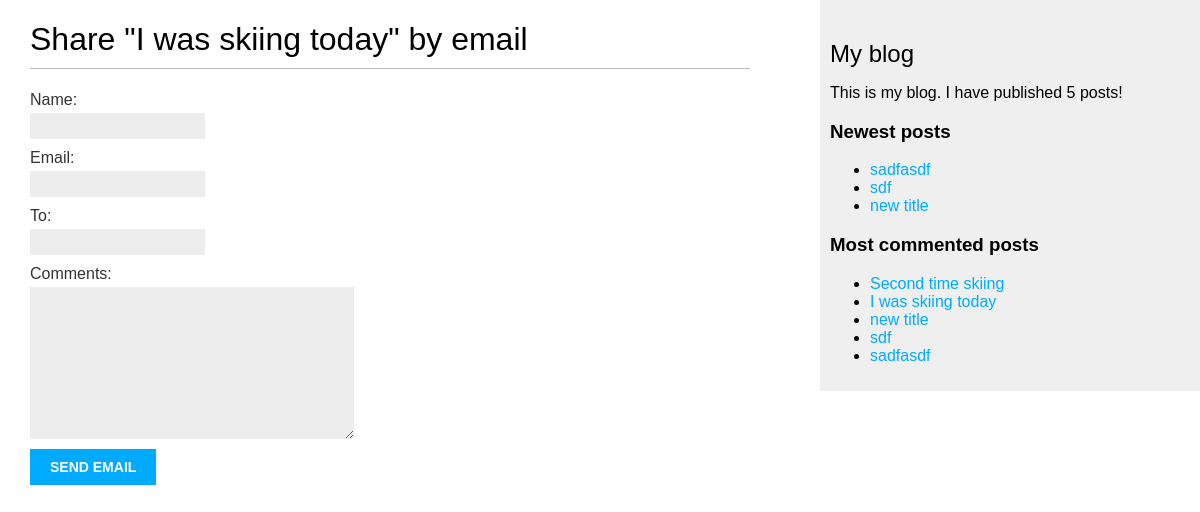
/blog/1/share/, run on an earlier commit of the app's database.
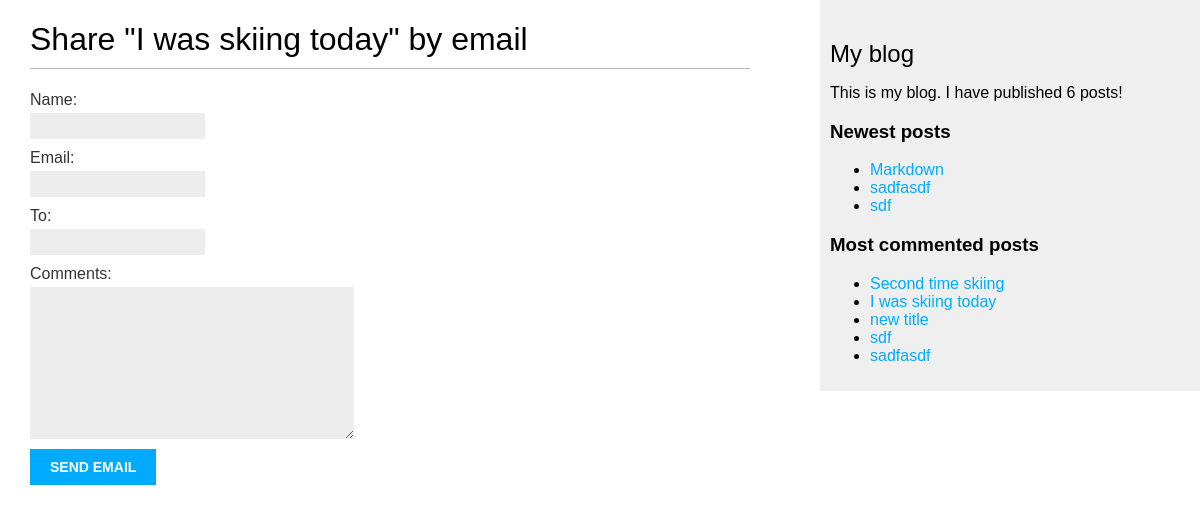
And on a later commit of the database.
### blog/models.py (models this page shows, shortened)
class Post(models.Model):
    STATUS_CHOICES = (
        ('draft', 'Draft'),
        ('published', 'Published'),
    )
    title = models.CharField(max_length=250)
    slug = models.SlugField(max_length=250, unique_for_date='publish')
    author = models.ForeignKey(User, on_delete=models.CASCADE, related_name='blog_posts')
    body = models.TextField()
    publish = models.DateTimeField(default=timezone.now)
    created = models.DateTimeField(auto_now_add=True)
    updated = models.DateTimeField(auto_now=True)
    status = models.CharField(max_length=10, choices=STATUS_CHOICES, default='draft')
    tags = TaggableManager()
    objects = models.Manager()
    published = PublishedManager()
    def get_absolute_url(self):
        return reverse('blog:post_detail', args=[self.publish.year, self.publish.strftime('%m'),
                                                self.publish.strftime('%d'), self.slug])
    class Meta:
        ordering = ('-publish',)

### blog/views.py (the view)
# urls.py: path('<int:post_id>/share/', views.post_share, name='post_share'),
def post_share(request, post_id):
    post = get_object_or_404(Post, id=post_id, status='published')
    sent = False
    if request.method == 'POST':
        form = EmailPostForm(request.POST)
        if form.is_valid():
            cleaned_data = form.cleaned_data
            post_url = request.build_absolute_uri(post.get_absolute_url())
            subject = f'{cleaned_data["name"]} encourages to read "{post.title}"'
            message = 'Read this post pleaseeeeee'
            send_mail(subject, message, 'admin@myblog.com', [cleaned_data["to"]])
            sent = True
    else:
        form = EmailPostForm()
    return render(request, 'blog/post/share.html', {'post': post, 'form': form, 'sent': sent})

### blog/forms.py
class EmailPostForm(forms.Form):
    name = forms.CharField(max_length=25)
    email = forms.EmailField()
    to = forms.EmailField()
    comments = forms.CharField(required=False, widget=forms.Textarea)

### blog/models.py (called while the page is built)
    def get_queryset(self):
        return super(PublishedManager, self).get_queryset().filter(status='published')

### blog/templatetags/blog_tags.py (called while the page is built)
@register.simple_tag
def total_posts():
    return Post.published.count()

@register.simple_tag
def get_most_commented_posts(count=5):
    return Post.published.annotate(total_comments=Count('comments')).order_by('-total_comments')[:count]

@register.inclusion_tag('blog/post/latest_posts.html')
def show_latest_posts(count=5):
    latest_posts = Post.published.order_by('-publish')[:count]
    return {'latest_posts': latest_posts}

### blog/templates/blog/post/share.html (shortened to what this page needs)
{% extends 'blog/base.html' %}
{%block content %}
{% if sent %}
<h1>The message was sent</h1>
<p>Sending the post {{ post.title }} to {{form.cleaned_data.to }} was successful </p>
{% else %}
<h1>Share "{{ post.title }}" by email</h1>
<form action="." method="post">
    {{form.as_p}}
    <input type="submit" value="send email">
</form>
{%endif%}
{%endblock%}

### blog/templates/blog/base.html (shortened to what this page needs)
{% load static %}
{% load blog_tags %}
<!DOCTYPE html>
<html>
  <head>
    <link href="{% static "css/blog.css" %}" rel="stylesheet">
  </head>
  <body>
    <div id="content">{% block content %} {% endblock %}</div>
    <div id="sidebar">
      <h2>My blog</h2>
      <p>This is my blog. I have published {% total_posts %} posts!</p>
      <h3>Newest posts</h3>
      {% show_latest_posts 3 %}
      <h3>Most commented posts</h3>
      {% get_most_commented_posts as most_commented_posts %}
      <ul>
        {% for post in most_commented_posts %}
          <li><a href="{{post.get_absolute_url}}">{{post.title}}</a></li>
        {% endfor %}
      </ul>
    </div>
  </body>
</html>

### blog/templates/blog/post/latest_posts.html
<ul>
    {% for post in latest_posts %}
        <li><a href="{{post.get_absolute_url}}">{{post.title}}</a></li>
    {% endfor %}
</ul>

### blog/static/css/blog.css (style rules this page uses)
body { margin:0; padding:0; font-family:helvetica, sans-serif; }
a { color:#00abff; text-decoration:none; }
h1 { font-weight:normal; border-bottom:1px solid #bbb; padding:0 0 10px 0; }
h2 { font-weight:normal; margin:30px 0 0; }
#content { float:left; width:60%; padding:0 0 0 30px; }
#sidebar { float:right; width:30%; padding:10px; background:#efefef; height:100%; }
label { float:left; clear:both; color:#333; margin-bottom:4px; }
input, textarea { clear:both; float:left; margin:0 0 10px; background:#ededed; border:0; padding:6px 10px; font-size:12px; }
input[type=submit] { font-weight:bold; background:#00abff; color:#fff; padding:10px 20px; font-size:14px; text-transform:uppercase; }

What changed in the data, as far as the page shows it:
no longer on one of the page's lists (row unchanged): Post: title "new title"
added Post: title "Markdown", shown under "Newest posts"
Also different on the page:
text no longer shown: "5"
text now shown: "6"
